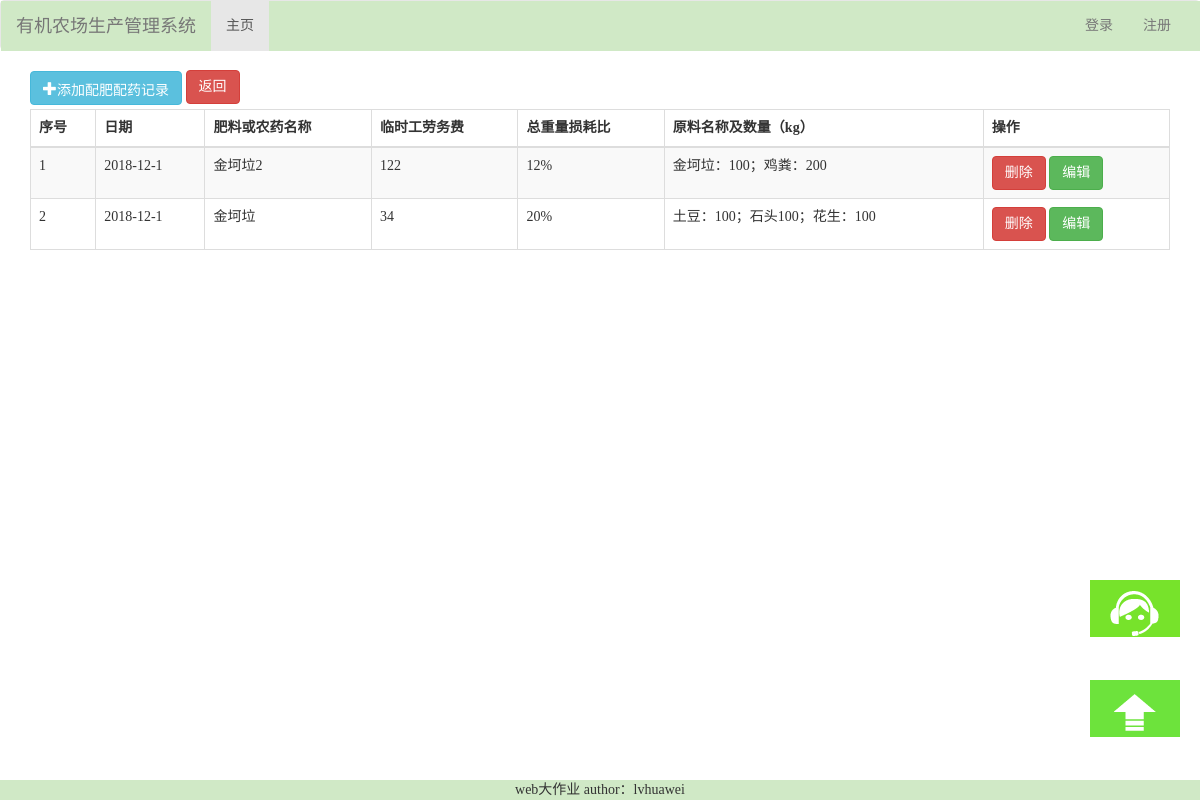
The page /dosage/ on the database its author committed.
### login/models.py (models this page shows, shortened)
class Dosage(models.Model):
    dosage_date = models.CharField(max_length=15)
    muck_name = models.CharField(max_length=10)
    tlc = models.CharField(max_length=10, null=True)
    twlr = models.CharField(max_length=10)
    naworm = models.CharField(max_length=32, default="无")

### login/views.py (the view)
# urls.py: url(r'^dosage/', views.dosage),
def dosage(request):
	dosage_list = Dosage.objects.all()
	return render(request, "dosage/dosage.html", {"dosage_list": dosage_list})

### login/templates/dosage/dosage.html (shortened to what this page needs)
{% extends "base.html" %}
{% block content %}
    <div class="container" style="padding-bottom: 5px;">
        <a href="/adddosage/" class="btn btn-info glyphicon glyphicon-plus">添加配肥配药记录</a>
        <a href="/returnfarmer/" class="btn btn-danger">返回</a>
    </div>
    <div class="container">
        <table class="table table-striped table-hover table-bordered">
            <thead>
            <tr>
                <th>序号</th>
                <th>日期</th>
                <th>肥料或农药名称</th>
                <th>临时工劳务费</th>
                <th>总重量损耗比</th>
                <th>原料名称及数量（kg）</th>
                <th class="last">操作</th>
            </tr>
            </thead>
            <tbody>
            {% for dosage in dosage_list %}
                <tr>
                    <td>{{ forloop.counter }}</td>
                    <td>{{ dosage.dosage_date}}</td>
                    <td>{{ dosage.muck_name }}</td>
                    <td>{{ dosage.tlc }}</td>
                    <td>{{ dosage.twlr }}</td>
                    <td>{{ dosage.naworm }}</td>
                    <td>
                        <a href="/deldosage/{{ dosage.pk }}" class="btn btn-danger" >删除</a>
                        <a href="/editdosage/{{ dosage.pk }}" class="btn btn-success" >编辑</a>
                    </td>
                </tr>
            {% endfor %}
            </tbody>
        </table>
    </div>
{% endblock %}

### templates/base.html (style rules this page uses)
* { margin: 0; padding: 0; }

### rows shown on the page
Dosage: dosage_date "2018-12-1", muck_name "金坷垃2", tlc "122", twlr "12%", naworm "金坷垃：100；鸡粪：200"
Dosage: dosage_date "2018-12-1", muck_name "金坷垃", tlc "34", twlr "20%", naworm "土豆：100；石头100；花生：100"
